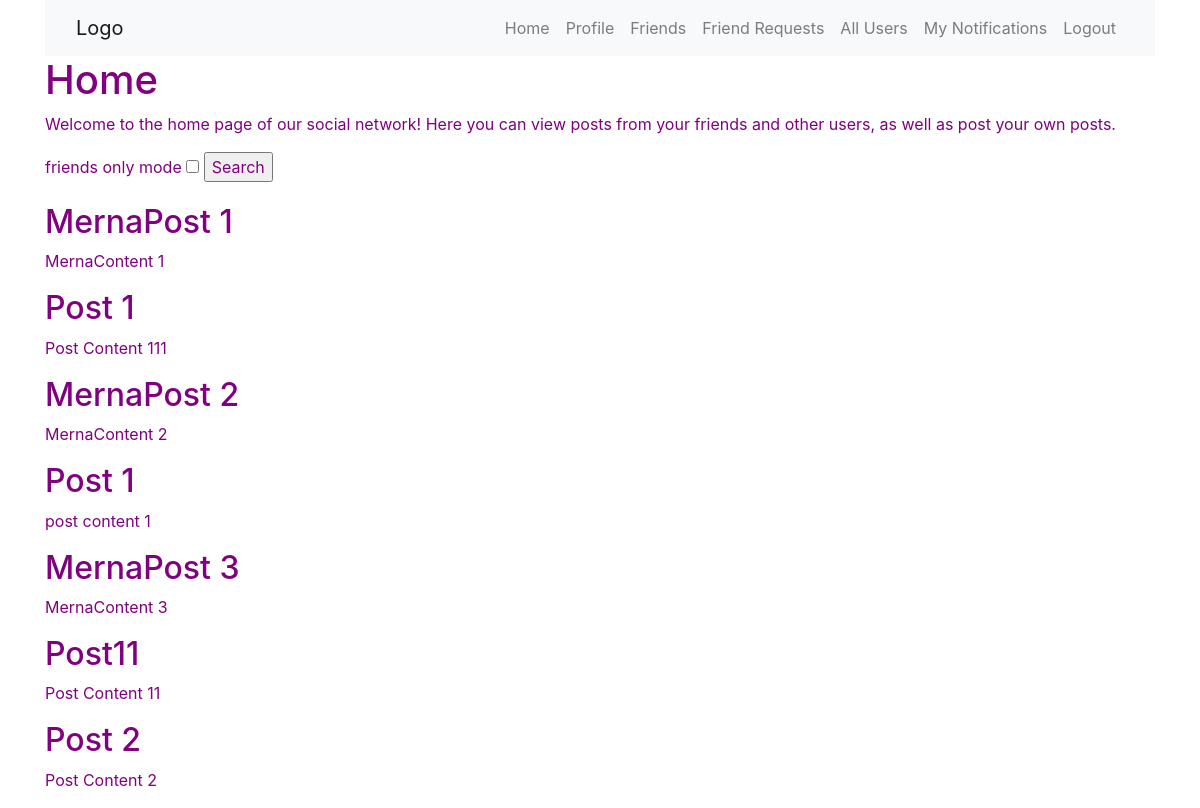
Screenshot of / (signed in) with the database file from the repository.
### socialMedia/models.py (models this page shows)
class Post(db.Model):
    __tablename__ = 'post'
    id = db.Column(db.Integer, primary_key=True)
    user_id = db.Column(db.Integer, db.ForeignKey('user.id'))
    title = db.Column(db.String(120),nullable = False)
    content = db.Column(db.Text,nullable = False)
    privacy = db.Column(db.String(30),nullable = False)
    post_date = db.Column(db.DateTime, default=datetime.now())

### socialMedia/routes.py (the view)
@app.route('/')
@app.route('/home', methods=["POST","GET"])
def home():
    if current_user.is_authenticated:
        all_myPosts = Post.query.filter_by(user_id=current_user.id).order_by(Post.post_date.desc())
        friends_id1 = Friendship.query.with_entities(Friendship.sender_id.label('id')).filter_by(receiver_id=current_user.id).filter(Friendship.accepted==True)
        friends_id2 = Friendship.query.with_entities(Friendship.receiver_id.label('id')).filter_by(sender_id=current_user.id).filter(Friendship.accepted==True)
        friends = []
        for friend in friends_id1:
            friends.append(friend.id)
        for friend in friends_id2:
            friends.append(friend.id)
        meAndMyFriends = friends
        meAndMyFriends.append(current_user.id)
        friends_posts = Post.query.filter(Post.user_id.in_(friends)).filter( Post.privacy.in_([1,2])).order_by(Post.post_date.desc())
        public_posts = Post.query.filter(Post.user_id.notin_(meAndMyFriends)).filter(Post.privacy==1).order_by(Post.post_date.desc())
        form = FriendsOnlyMode()
        if form.validate_on_submit():
            mode = request.form['friends_only_mode']
            if mode:
                display_posts = set(all_myPosts).union(set(friends_posts))
            else:
                display_posts = set(all_myPosts).union(set(public_posts)).union(set(friends_posts))
        else:
            display_posts = set(all_myPosts).union(set(public_posts)).union(set(friends_posts))
        return render_template('home.html', posts=display_posts, form=form,title='Home')
    else:
       return render_template('home.html', posts=[], title='Home')

### socialMedia/forms.py
class FriendsOnlyMode(FlaskForm):
    friends_only_mode = BooleanField(
        'friends only mode',
        validators=[
                    DataRequired(),
                   ]
    )
    submit = SubmitField(
        'Friends Only',
    )

### socialMedia/models.py (called while the page is built)
@login_manager.user_loader
def load_user(user_id):
	return User.query.get(int(user_id))

### socialMedia/templates/home.html (shortened to what this page needs)
{%  extends 'layout.html' %}
{% block content %}
<h1>Home</h1>
<p>Welcome to the home page of our social network! Here you can view posts from your friends and other users, as well as post your own posts.</p>
{% if current_user.is_authenticated %}
    <form action="" method="POST">
        <fieldset class="form-group">
            <label>friends only mode</label>
            <input type="checkbox" name="friends_only_mode" value="1"/>
            <input type="submit" value="Search"/>
        </fieldset>
    </form>
{% endif %}
{% for post in posts %}
    <h2>{{ post.title }}</h2>
    <p>{{ post.content }}</p>
{% endfor %}
{% endblock %}

### socialMedia/templates/layout.html (shortened to what this page needs)
<!DOCTYPE html>
<html lang="en">
<head>
    {% if title %}
        {% if title=="Home" %}
            <link rel="stylesheet" type="text/css" href="{{url_for('static',filename='home.css')}}">
        {% endif %}
    {% else %}
        <title> Flask page</title>
    {% endif %}
    <link rel="stylesheet" href="https://cdn.jsdelivr.net/npm/bootstrap@4.3.1/dist/css/bootstrap.min.css">
</head>
<body>
	<div class="container">
        {% block nav %}
            <nav class="navbar navbar-expand-lg navbar-light bg-light">
                <div class="container-fluid">
                <a class="navbar-brand" href="{{ url_for('home') }}">Logo</a>
                <div class="navbar-expand" id="navbarNav">
                    <ul class="navbar-nav">
                        {% if current_user.is_authenticated %}
                            <li class="nav-item">
                                <a class="nav-link" href="{{ url_for('home') }}">Home</a>
                            </li>
                            <li class="nav-item">
                                <a class="nav-link" href="{{ url_for('profile') }}">Profile</a>
                            </li>
                            <li class="nav-item">
                                <a class="nav-link" href="{{ url_for('friends') }}">Friends</a>
                            </li>
                            <li class="nav-item">
                                <a class="nav-link" href="{{ url_for('friend_requests') }}">Friend Requests</a>
                            </li>
                            <li class="nav-item">
                                <a class="nav-link" href="{{ url_for('allUsers') }}">All Users</a>
                            </li>
                            <li class="nav-item">
                                <a class="nav-link" href="{{ url_for('myNotification') }}">My Notifications</a>
                            </li>
                            <li class="nav-item">
                                <a class="nav-link" href="{{ url_for('logout') }}">Logout</a>
                            </li>
                        {% endif %}
                    </ul>
                </div>
                </div>
            </nav>
        {% endblock %}
        {% block content %}
        {% endblock %}
	</div>
</body>
</html>

### socialMedia/static/home.css (style rules this page uses)
* { color: purple; }

### rows the page displays
Post: title "MernaPost 1", content "MernaContent 1"
Post: title "Post 1", content "Post Content 111"
Post: title "MernaPost 2", content "MernaContent 2"
Post: title "Post 1", content "post content 1"
Post: title "MernaPost 3", content "MernaContent 3"
Post: title "Post11", content "Post Content 11"
Post: title "Post 2", content "Post Content 2"
